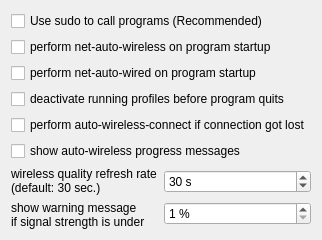
       <widget class="QWidget" name="tab">
        <attribute name="title">
         <string>General</string>
        </attribute>
        <layout class="QFormLayout" name="formLayout_3">
         <item row="0" column="0">
          <widget class="QCheckBox" name="sudoCheckbox">
           <property name="text">
            <string>Use sudo to call programs (Recommended)</string>
           </property>
          </widget>
         </item>
         <item row="4" column="0">
          <widget class="QCheckBox" name="onLostConnectionDoCheckBox">
           <property name="text">
            <string>perform auto-wireless-connect if connection got lost</string>
           </property>
          </widget>
         </item>
         <item row="5" column="0">
          <widget class="QCheckBox" name="showMessageCheckBox">
           <property name="text">
            <string>show auto-wireless progress messages</string>
           </property>
          </widget>
         </item>
         <item row="6" column="0" colspan="2">
          <layout class="QHBoxLayout" name="horizontalLayout_4">
           <item>
            <layout class="QVBoxLayout" name="verticalLayout_5">
             <item>
              <widget class="QLabel" name="label_3">
               <property name="text">
                <string>wireless quality refresh rate
(default: 30 sec.)</string>
               </property>
              </widget>
             </item>
             <item>
              <widget class="QLabel" name="label_4">
               <property name="text">
                <string>show warning message
if signal strength is under</string>
               </property>
              </widget>
             </item>
            </layout>
           </item>
           <item>
            <layout class="QVBoxLayout" name="verticalLayout_4">
             <item>
              <widget class="QSpinBox" name="qualityRefreshSpinBox">
               <property name="suffix">
                <string> s</string>
               </property>
               <property name="minimum">
                <number>1</number>
               </property>
               <property name="value">
                <number>30</number>
               </property>
              </widget>
             </item>
             <item>
              <widget class="QSpinBox" name="warningLimitSpinBox">
               <property name="suffix">
                <string> %</string>
               </property>
               <property name="minimum">
                <number>1</number>
               </property>
              </widget>
             </item>
            </layout>
           </item>
          </layout>
         </item>
         <item row="3" column="0">
          <widget class="QCheckBox" name="quitDeactivateCheckBox">
           <property name="text">
            <string>deactivate running profiles before program quits</string>
           </property>
          </widget>
         </item>
         <item row="1" column="0">
          <widget class="QCheckBox" name="autoWirelessCheckBox">
           <property name="text">
            <string>perform net-auto-wireless on program startup</string>
           </property>
          </widget>
         </item>
         <item row="2" column="0">
          <widget class="QCheckBox" name="autoWiredCheckStartup">
           <property name="text">
            <string>perform net-auto-wired on program startup</string>
           </property>
          </widget>
         </item>
        </layout>
       </widget>
